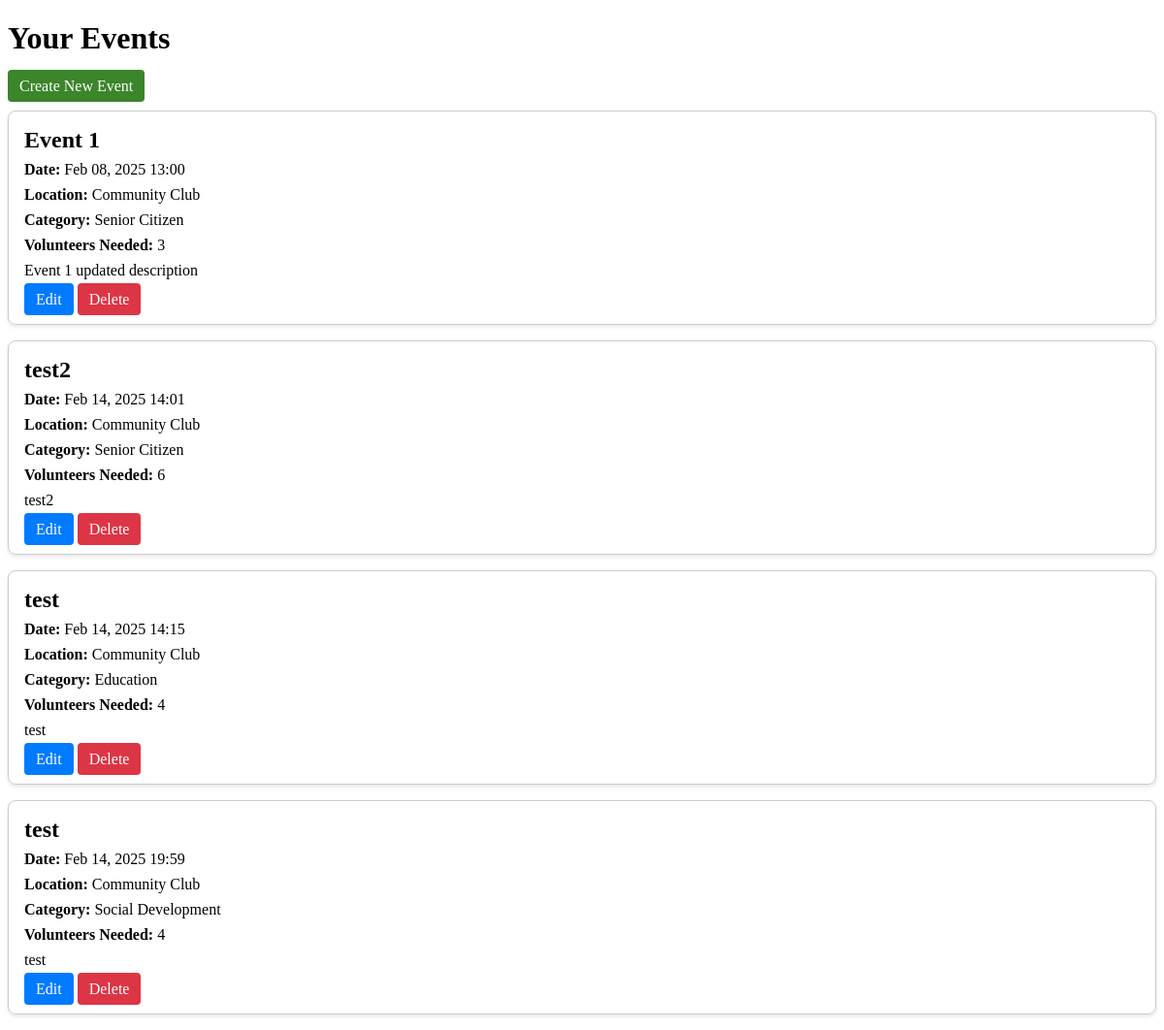
Page /events/dashboard/organisation/ (signed in) on the earlier database version.
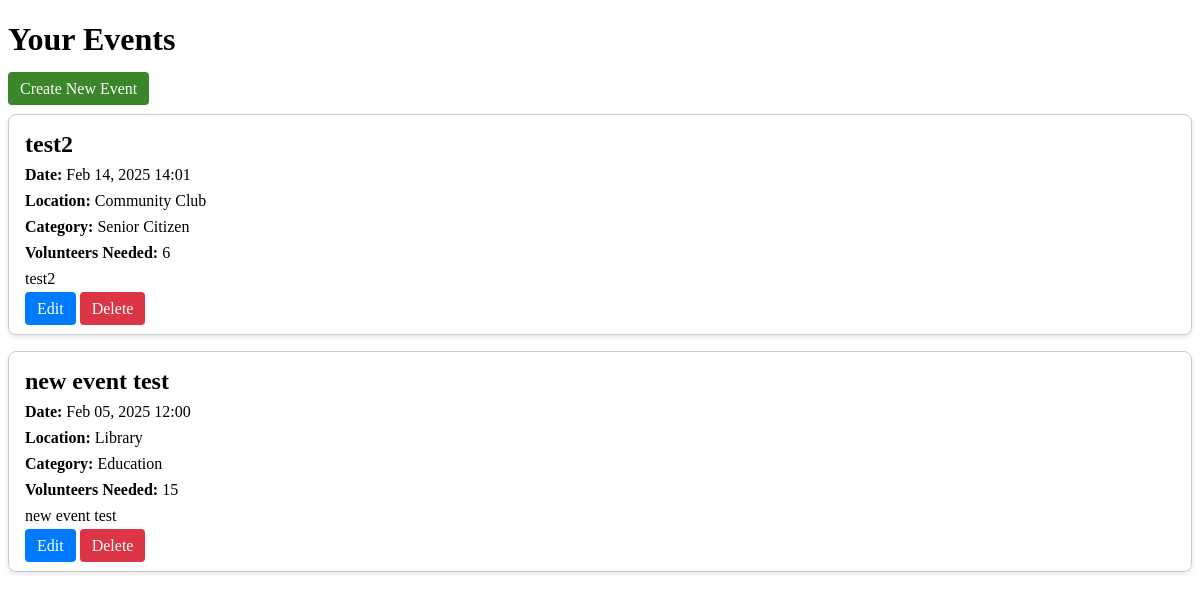
Same page on the later database version.
### events/models.py (models this page shows, shortened)
class Event(models.Model):
    CATEGORY_CHOICES = [
        ('education', 'Education'),
        ('social', 'Social Development'),
        ('senior', 'Senior Citizen'),
    ]
    organisation = models.ForeignKey(settings.AUTH_USER_MODEL, on_delete=models.CASCADE)
    name = models.CharField(max_length=255)
    description = models.TextField()
    date = models.DateTimeField()
    location = models.CharField(max_length=255)
    volunteers_needed = models.PositiveIntegerField()
    roles_responsibilities = models.TextField()
    category = models.CharField(max_length=50, choices=CATEGORY_CHOICES, blank = False, default='education')

### events/views.py (the view)
# urls.py: path('dashboard/organisation/', views.organisation_dashboard, name='organisation_dashboard'),
@login_required
def organisation_dashboard(request):
    if request.user.user_type == 'organisation':
        events = Event.objects.filter(organisation=request.user)
        return render(request, 'events/organisation_dashboard.html', {'events': events})
    return redirect('home')

### events/templates/events/organisation_dashboard.html (shortened to what this page needs)
<!DOCTYPE html>
<html lang="en">
    <head>
    </head>
<body>
    <h1>Your Events</h1>
    <a href="{% url 'events:create_event' %}" class="btn">Create New Event</a>
    {% if events %}
        {% for event in events %}
            <div class="card">
                <h3>{{ event.name }}</h3>
                <p><strong>Date:</strong> {{ event.date|date:"M d, Y H:i" }}</p>
                <p><strong>Location:</strong> {{ event.location }}</p>
                <p><strong>Category:</strong> {{ event.get_category_display }}</p>
                <p><strong>Volunteers Needed:</strong> {{ event.volunteers_needed }}</p>
                <p>{{ event.description }}</p>
                <div class="card-buttons">
                    <a href="{% url 'events:edit_event' event.id %}" class="btn btn-edit">Edit</a>
                    <a href="{% url 'events:delete_event' event.id %}" class="btn btn-delete" onclick="return confirm('Are you sure you want to delete this event?');">Delete</a>
                </div>
            </div>
        {% endfor %}
    {% else %}
        <p>No events found. Create your first event!</p>
    {% endif %}
</body>
</html>

### events/templates/events/organisation_dashboard.html (style rules this page uses)
.card { border: 1px solid #ccc; border-radius: 8px; padding: 16px; margin: 16px 0; box-shadow: 0 2px 4px rgba(0, 0, 0, 0.1); }
.card h3 { margin: 0; font-size: 1.5em; }
.card p { margin: 8px 0; }
.card-buttons { margin-top: 12px; }
.btn { padding: 8px 12px; text-decoration: none; border-radius: 4px; color: white; }
.btn { background-color: rgb(59, 133, 43); }
.btn-edit { background-color: #007bff; }
.btn-delete { background-color: #dc3545; }

Differences in the rows shown:
removed Event: name "Event 1", date "Feb 08, 2025 13:00", location "Community Club", category "Senior Citizen", volunteers_needed "3", description "Event 1 updated description"
removed Event: name "test", date "Feb 14, 2025 14:15", location "Community Club", category "Education", volunteers_needed "4", description "test"
removed Event: name "test", date "Feb 14, 2025 19:59", location "Community Club", category "Social Development", volunteers_needed "4", description "test"
added Event: name "new event test", date "Feb 05, 2025 12:00", location "Library", category "Education", volunteers_needed "15", description "new event test"
